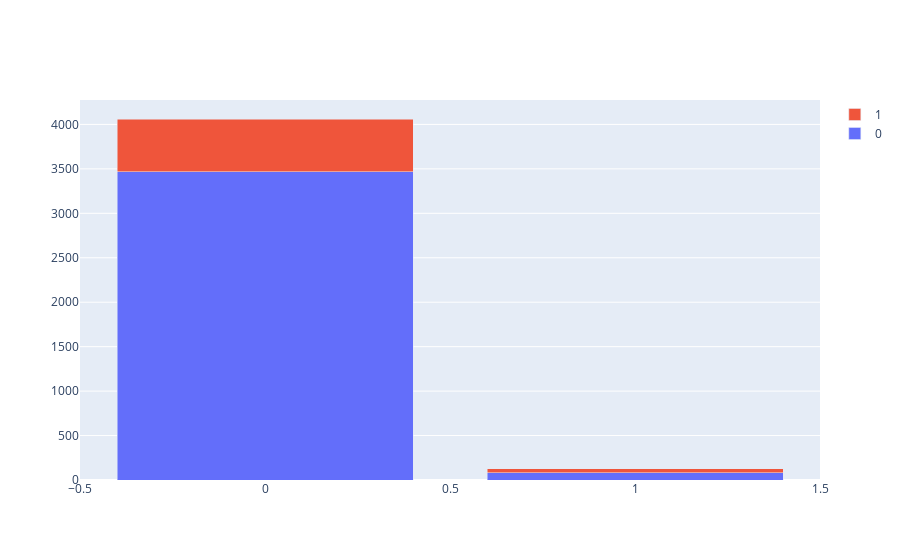

Source (notebook cell):
### Code cell
draw_bar("BPMeds", df)

### Figure 1 — Plotly figure (JSON) as saved in the notebook; plotly's stock layout.template omitted (floating-point values rounded to 4 significant figures)
{"data": [{"name": "0", "type": "bar", "x": [0, 1], "y": [3469, 83]}, {"name": "1", "type": "bar", "x": [0, 1], "y": [592, 41]}], "layout": {"barmode": "stack"}}
